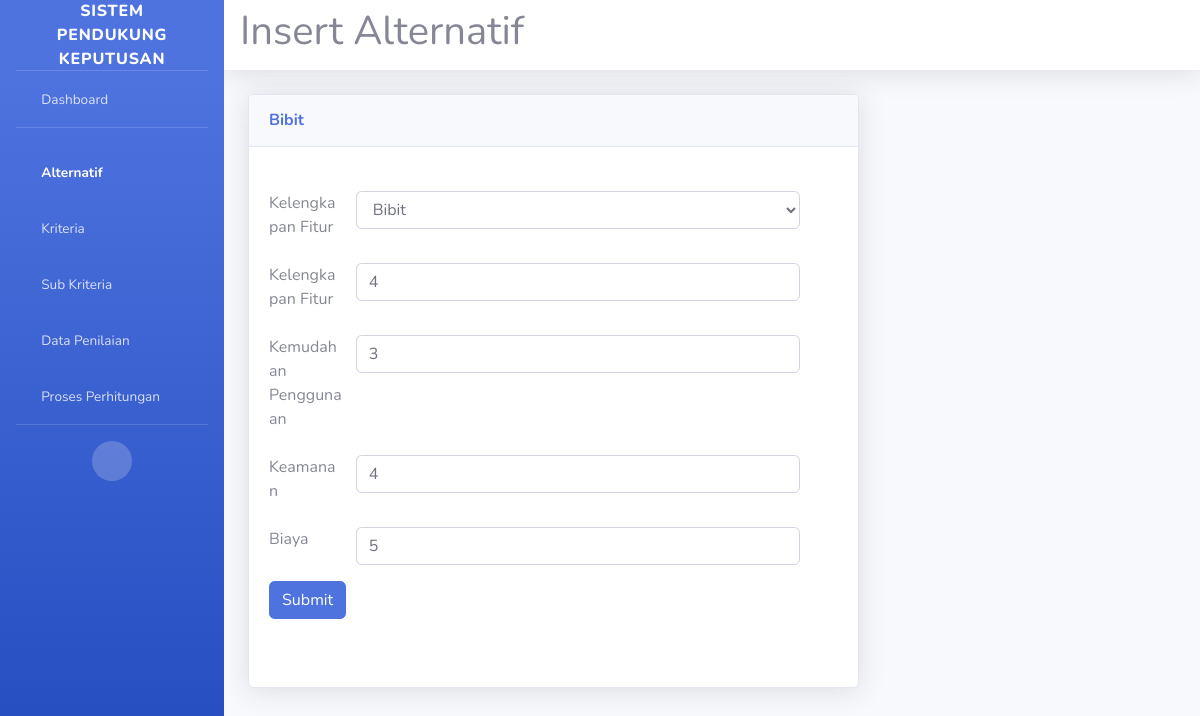
Screenshot of /edit-penilaian/1 with the database file from the repository.
### base/models.py (models this page shows, shortened)
class Alternatif(models.Model):
    name = models.CharField(max_length=200)
    def __str__(self):
        return self.name

class Penilaian(models.Model):
    alternatif = models.ForeignKey(Alternatif, on_delete=models.CASCADE)
    kelengkapan_fitur = models.IntegerField(default=0)
    kemudahan_penggunaan = models.IntegerField(default=0)
    keamanan = models.IntegerField(default=0)
    biaya = models.IntegerField(default=0)

### base/views.py (the view)
# urls.py: path('edit-penilaian/<str:pk>', views.edit_penilaian, name='edit-penilaian'),
def edit_penilaian(request, pk):
    alternatif = Alternatif.objects.get(id=pk)
    penilaian = alternatif.penilaian_set.all()[0]
    form = PenilaianForm(instance=penilaian)
    if request.method == 'POST':
        form = PenilaianForm(request.POST, instance=penilaian)
        if form.is_valid():
            form.save()
            return redirect('metode-saw')
    context = {
        'form': form,
        'alternatif': alternatif,
    }
    return render(request, 'base/edit-penilaian.html', context)

### base/forms.py
class PenilaianForm(ModelForm):
    def __init__(self, *args, **kwargs):
        super().__init__(*args, **kwargs)
        self.fields['alternatif'].widget.attrs.update({'class': 'form-control w-75'})
        self.fields['kelengkapan_fitur'].widget.attrs.update({'class': 'form-control w-75'})
        self.fields['kemudahan_penggunaan'].widget.attrs.update({'class': 'form-control w-75'})
        self.fields['keamanan'].widget.attrs.update({'class': 'form-control w-75'})
        self.fields['biaya'].widget.attrs.update({'class': 'form-control w-75'})
    class Meta:
        model = Penilaian
        fields = '__all__'

### base/templates/base/edit-penilaian.html (shortened to what this page needs)
{% extends 'main.html' %}
{% load static %}
{% block content %}
    <div id="content-wrapper" class="d-flex flex-column">
        <div id="content">
            <nav class="navbar navbar-expand navbar-light bg-white topbar mb-4 static-top shadow">
                <h1>Insert Alternatif</h1>
            </nav>
            <div class="container-fluid">
                <div class="row">
                    <div class="col-xl-8 col-lg-7">
                        <div class="card shadow mb-4">
                            <div class="card-header py-3">
                                <h6 class="m-0 font-weight-bold text-primary">{{ alternatif.name }}</h6>
                            </div>
                            <div class="card-body">
                                <form class="ps-4 py-4" method="post">
                                    <div class="mb-3 row">
                                      <label for="exampleInputEmail1" class="form-label col-sm-2">Kelengkapan Fitur</label>
                                      {{ form.alternatif }}
                                    </div>
                                    <div class="mb-3 row">
                                      <label for="exampleInputEmail1" class="form-label col-sm-2">Kelengkapan Fitur</label>
                                      {{ form.kelengkapan_fitur }}
                                    </div>
                                    <div class="mb-3 row">
                                      <label for="exampleInputEmail1" class="form-label col-sm-2">Kemudahan Penggunaan</label>
                                      {{ form.kemudahan_penggunaan }}
                                    </div>
                                    <div class="mb-3 row">
                                      <label for="exampleInputEmail1" class="form-label col-sm-2">Keamanan</label>
                                      {{ form.keamanan }}
                                    </div>
                                    <div class="mb-3 row">
                                      <label for="exampleInputEmail1" class="form-label col-sm-2">Biaya</label>
                                      {{ form.biaya }}
                                    </div>
                                    <button type="submit" class="btn btn-primary">Submit</button>
                                    <br>
                                    <br>
                                  </form>
                            </div>
                        </div>
                    </div>
                </div>
            </div>
        </div>
    </div>
{% endblock content %}

### rows the page displays
Alternatif: name "Bibit"
Penilaian: alternatif "Bibit", kelengkapan_fitur "4", kemudahan_penggunaan "3", keamanan "4", biaya "5"
